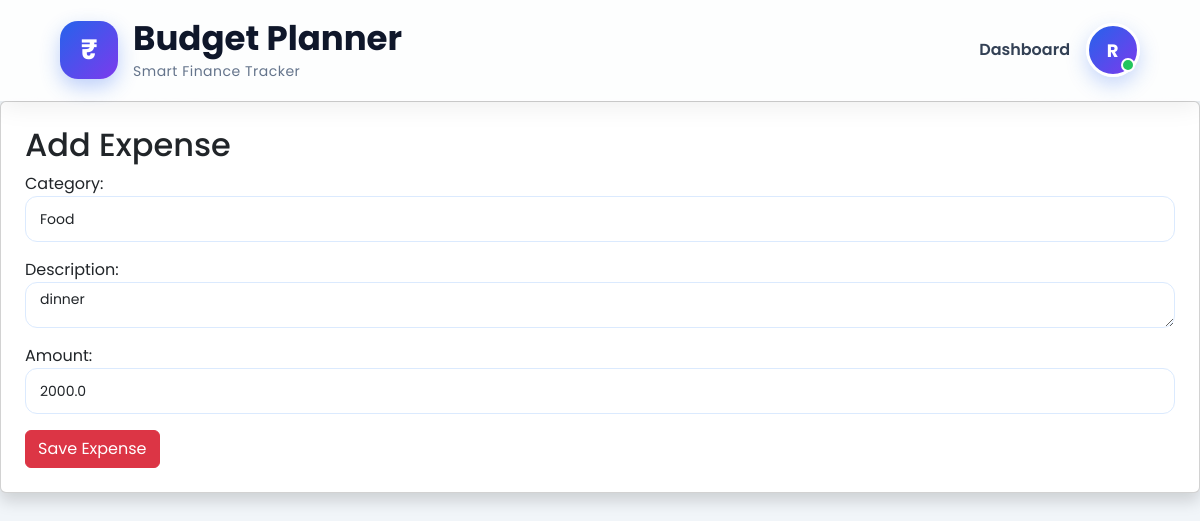
The page /edit-expense/4/ (signed in) on the database its author committed.
### planner/models.py (models this page shows, shortened)
class Expense(models.Model):
    CATEGORY_CHOICES = [
        ('Food', 'Food'),
        ('Shopping', 'Shopping'),
        ('Travel', 'Travel'),
        ('Bills', 'Bills'),
        ('Entertainment', 'Entertainment'),
        ('Healthcare', 'Healthcare'),
        ('Savings', 'Savings'),
    ]
    user = models.ForeignKey(User, on_delete=models.CASCADE)
    category = models.CharField(max_length=50, choices=CATEGORY_CHOICES)
    description = models.TextField()
    amount = models.FloatField()
    date = models.DateField(auto_now_add=True)

### planner/views.py (the view)
# urls.py: path('edit-expense/<int:id>/',views.edit_expense,name='edit_expense'),
@login_required
def edit_expense(request, id):
    expense = get_object_or_404(
        Expense,
        id=id,
        user=request.user
    )
    if request.method == 'POST':
        form = ExpenseForm(
            request.POST,
            instance=expense
        )
        if form.is_valid():
            form.save()
            return redirect('history')
    else:
        form = ExpenseForm(instance=expense)
    return render(
        request,
        'add_expense.html',
        {'form': form}
    )

### planner/forms.py
class ExpenseForm(forms.ModelForm):
    class Meta:
        model = Expense
        fields = [
            'category',
            'description',
            'amount'
        ]
        widgets = {
            'category': forms.Select(attrs={
                'class': 'form-control'
            }),
            'description': forms.Textarea(attrs={
                'class': 'form-control',
                'placeholder': 'Enter description'
            }),
            'amount': forms.NumberInput(attrs={
                'class': 'form-control',
                'placeholder': 'Enter amount'
            }),
        }

### planner/templates/add_expense.html (shortened to what this page needs)
{% extends 'base.html' %}
{% block content %}
<div class="card p-4 shadow">
    <h2>Add Expense</h2>
    <form method="POST">
        {{ form.as_p }}
        <button class="btn btn-danger">
            Save Expense
        </button>
    </form>
</div>
{% endblock %}

### planner/templates/base.html (shortened to what this page needs)
{% load static %}
<!doctype html>
<html lang="en">
  <head>
    <link href="{% static 'styles.css' %}" rel="stylesheet" />
    <link
      href="https://cdn.jsdelivr.net/npm/bootstrap@5.3.3/dist/css/bootstrap.min.css"
      rel="stylesheet"
    />
    <link rel="stylesheet" href="{% static 'styles.css' %}" />
  </head>
  <body>
    <nav class="premium-navbar">
      <div class="nav-container">
        <a href="{% url 'home' %}" class="brand-logo">
          <div class="logo-box">₹</div>
          <div class="brand-text">
            <h2>Budget Planner</h2>
            <span> Smart Finance Tracker </span>
          </div>
        </a>
        <div class="nav-right">
          {% if user.is_authenticated %}
          <a href="{% url 'dashboard' %}" class="nav-link-custom">
            Dashboard
          </a>
      <button
    class="modern-profile-btn"
    type="button"
    data-bs-toggle="dropdown"
>
    <div class="profile-avatar-navbar">
        {{ user.username|slice:":1"|upper }}
    </div>
</button>
          </div>
          {% else %}
          <a href="{% url 'login' %}" class="nav-btn login-btn-nav"> Login </a>
          <a href="{% url 'register' %}" class="nav-btn register-btn-nav">
            Register
          </a>
          {% endif %}
        </div>
    </nav>
    {% block content %} {% endblock %}
  </body>
</html>

### planner/static/styles.css (style rules this page uses)
* { margin: 0; padding: 0; box-sizing: border-box; }
body { font-family: "Poppins", sans-serif; min-height: 100vh; background: #f1f5f9; overflow-x: hidden; }
.premium-navbar { width: 100%; position: sticky; top: 0; z-index: 1000; background: rgba(255, 255, 255, 0.85); backdrop-filter: blur(100px); padding: 18px 60px; box-shadow: 0 4px 25px rgba(0, 0, 0, 0.08); }
.nav-container { display: flex; align-items: center; justify-content: space-between; }
.brand-logo { display: flex; align-items: center; gap: 15px; text-decoration: none; }
.logo-box { width: 58px; height: 58px; border-radius: 18px; background: linear-gradient(135deg, #2563eb, #7c3aed); display: flex; align-items: center; justify-content: center; color: white; font-size: 28px; font-weight: 700; box-shadow: 0 8px 20px rgba(37, 99, 235, 0.3); transition: 0.3s; }
.brand-text h2 { margin: 0; font-size: 34px; font-weight: 700; color: #0f172a; }
.brand-text span { font-size: 14px; color: #64748b; letter-spacing: 0.5px; }
.nav-right { display: flex; align-items: center; gap: 16px; }
.nav-link-custom { text-decoration: none; font-weight: 600; color: #334155; position: relative; transition: 0.3s; }
.nav-link-custom::after { content: ""; position: absolute; left: 0; bottom: -6px; width: 0; height: 3px; background: #2563eb; border-radius: 10px; transition: 0.3s; }
.modern-profile-btn { border: none; background: none; padding: 0; }
.profile-avatar-navbar { width: 54px; height: 54px; border-radius: 50%; background: linear-gradient(135deg, #2563eb, #7c3aed); display: flex; justify-content: center; align-items: center; color: white; font-size: 18px; font-weight: 700; letter-spacing: 1px; position: relative; cursor: pointer; transition: 0.3s; box-shadow: 0 8px 20px rgba(37, 99, 235, 0.25); border: 3px solid white; }
.profile-avatar-navbar::after { content: ""; position: absolute; bottom: 2px; right: 2px; width: 14px; height: 14px; border-radius: 50%; background: #22c55e; border: 2px solid white; }
.form-control { height: 46px; border-radius: 12px; border: 1px solid #dbeafe; padding-left: 14px; font-size: 14px; }

### rows shown on the page
Expense: category "Food", description "dinner", amount "2000.0"

### other values the page prints
{{ user.username|slice:":1"|upper }} "R"
